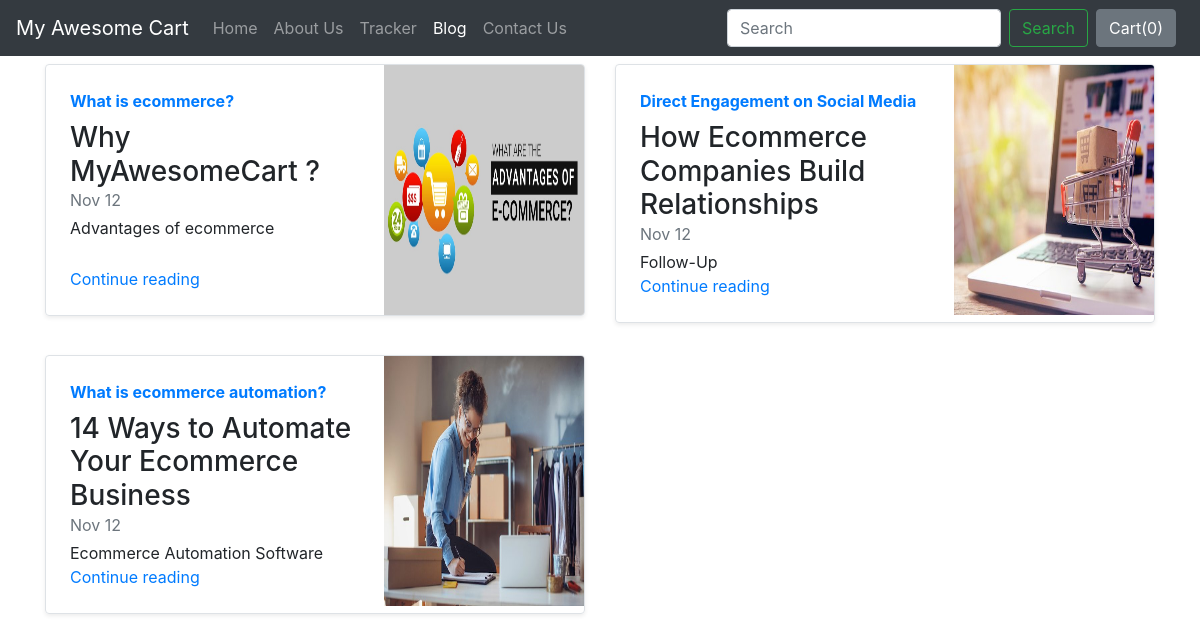
Screenshot of /blog/ with the database file from the repository.
### blog/models.py (models this page shows)
class Blogpost(models.Model):
    post_id = models.AutoField(primary_key=True)
    title = models.CharField(max_length=50)
    head0 = models.CharField(max_length=500, default="")
    chead0 = models.CharField(max_length=5000, default="")
    head1 = models.CharField(max_length=500, default="")
    chead1 = models.CharField(max_length=5000, default="")
    head2 = models.CharField(max_length=500, default="")
    chead2 = models.CharField(max_length=5000, default="")
    pub_date = models.DateField()
    thumbnail = models.ImageField(upload_to='shop/images', default="")
    def __str__(self):
        return self.title

### blog/views.py (the view)
# urls.py: path("", views.index, name="blogHome"),
def index(request):
    myposts= Blogpost.objects.all()
    print(myposts)
    return render(request, 'blog/index.html', {'myposts': myposts})

### blog/templates/blog/index.html
{% extends 'blog/basic.html' %}
{% block body %}
<div class="container">
<div class="row my-2">
    {% for item in myposts %}
        <div class="col-md-6">
            <div
                class="row no-gutters border rounded overflow-hidden flex-md-row mb-4 shadow-sm h-md-250 position-relative">
                <div class="col p-4 d-flex flex-column position-static">
                    <strong class="d-inline-block mb-2 text-primary">{{item.head0}}</strong>
                    <h3 class="mb-0">{{item.title}}</h3>
                    <div class="mb-1 text-muted">Nov 12</div>
                    <p class="card-text mb-auto">{{item.head1}}</p>
                    <a href="blogpost/{{item.post_id}}" class="stretched-link">Continue reading</a>
                </div>
                <div class="col-auto d-none d-lg-block">
                    <img src="/media/{{item.thumbnail}}" class="bd-placeholder-img" width="200" height="250"
                        aria-label="Placeholder: Thumbnail"/>
                </div>
            </div>
        </div>
{% if forloop.counter|divisibleby:2 %}
    </div><div class="row my-2">
    {% endif %}
    {% endfor %}
</div>
{% endblock %}

### rows the page displays
Blogpost: head0 "What is ecommerce?", title "Why MyAwesomeCart ?", head1 "Advantages of ecommerce", thumbnail (picture)
Blogpost: head0 "Direct Engagement on Social Media", title "How Ecommerce Companies Build Relationships", head1 "Follow-Up", thumbnail (picture)
Blogpost: head0 "What is ecommerce automation?", title "14 Ways to Automate Your Ecommerce Business", head1 "Ecommerce Automation Software", thumbnail (picture)
